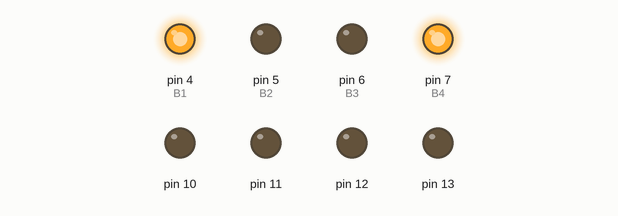
Bench run of a sketch on a simulated Arduino Uno, built with avr-gcc and run on an emulated ATmega328P. Shown: output pins drawn as LEDs (lit = HIGH). What the sketch prints to the serial monitor is not drawn.

Above: at 0.1 s.
Timing chart, 0 to 1.6 s (numbered marks = the images above):
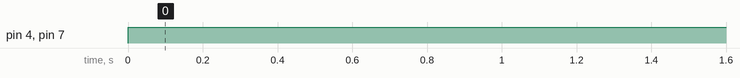

Measured:
- by itself, pin 4 (B1), pin 7 (B4): LOW → HIGH at 0.00 s

The sketch:

SwarmMaster.ino
```cpp
#define B1 4
#define B2 5
#define B3 6
#define B4 7
void setup() {
  // put your setup code here, to run once:
  Serial.begin(9600);
  pinMode(10,OUTPUT);
  pinMode(11,OUTPUT);
  pinMode(12,OUTPUT);
  pinMode(B1,OUTPUT);
  pinMode(13,OUTPUT);
  pinMode(B2,OUTPUT);
  pinMode(B3,OUTPUT);
  pinMode(B4,OUTPUT);
  pinMode(A0,INPUT);
  pinMode(A1,INPUT);

}
/*void moveRobot(String motion){
  if(motion =="Forward")
  {
    digitalWrite(10,HIGH);
    digitalWrite(11,LOW);
    digitalWrite(12,HIGH);
    digitalWrite(13,LOW);
Serial.println("Forward");

  }
  if(motion =="Backward")
  {
    digitalWrite(10,LOW);
    digitalWrite(11,HIGH);
    digitalWrite(12,LOW);
    digitalWrite(13,HIGH);
Serial.println("Backward");


  }
  if(motion =="Right")
  {
    digitalWrite(10,LOW);
    digitalWrite(11,HIGH);
    digitalWrite(12,HIGH);
    digitalWrite(13,LOW);
Serial.println("Right");


  }
  if(motion =="Left")
  {
    digitalWrite(10,HIGH);
    digitalWrite(11,LOW);
    digitalWrite(12,LOW);
    digitalWrite(13,HIGH);
Serial.println("Left");


  }
  if(motion =="Stop")
  {
    digitalWrite(10,LOW);
    digitalWrite(11,LOW);
    digitalWrite(12,LOW);
    digitalWrite(13,LOW);
Serial.println("Stop");


  }
  }
void sendData(String motion){
  if(motion =="Forward")
  {
    digitalWrite(4,HIGH);
    digitalWrite(5,LOW);
    digitalWrite(6,HIGH);
    digitalWrite(7,LOW);
Serial.println("SENT Forward");

  }
  if(motion =="Backward")
  {
    digitalWrite(4,LOW);
    digitalWrite(5,HIGH);
    digitalWrite(6,LOW);
    digitalWrite(7,HIGH);
Serial.println("SENT Backward");


  }
  if(motion =="Right")
  {
    digitalWrite(4,LOW);
    digitalWrite(5,HIGH);
    digitalWrite(6,HIGH);
    digitalWrite(7,LOW);
Serial.println("SENT Right");


  }
  if(motion =="Left")
  {
    digitalWrite(4,HIGH);
    digitalWrite(5,LOW);
    digitalWrite(6,LOW);
    digitalWrite(7,HIGH);
Serial.println("SENT Left");


  }
  if(motion =="Stop")
  {
    digitalWrite(4,LOW);
    digitalWrite(5,LOW);
    digitalWrite(6,LOW);
    digitalWrite(7,LOW);
Serial.println("SENT Stop");


  }
  }*/
void loop() {
// put your main code here, to run repeatedly:
/* int Right=analogRead(A0);
 int Left=analogRead(A1);
// Serial.println("Value of Right Sensor is :"+String(Right));
// Serial.print("\t");
// Serial.println("Value of Left Sensor is :"+String(Left));
 //delay(1000);
 if((Right>600)&&(Left>600)){
  moveRobot("Forward");
  sendData("Forward");
 }
 if((Right<600)&&(Left<600)){
  moveRobot("Stop");
  sendData("Stop");
 }
 if((Right<600)&&(Left>600)){
  moveRobot("Left");
 sendData("Left");
 }
 if((Right>600)&(Left<600)){
  moveRobot("Right");
   sendData("Right");
 }
 */digitalWrite(4,HIGH);
    digitalWrite(5,LOW);
    digitalWrite(6,LOW);
    digitalWrite(7,HIGH);
    delay(1000);
    Serial.println("Data transmitted");

}
```
